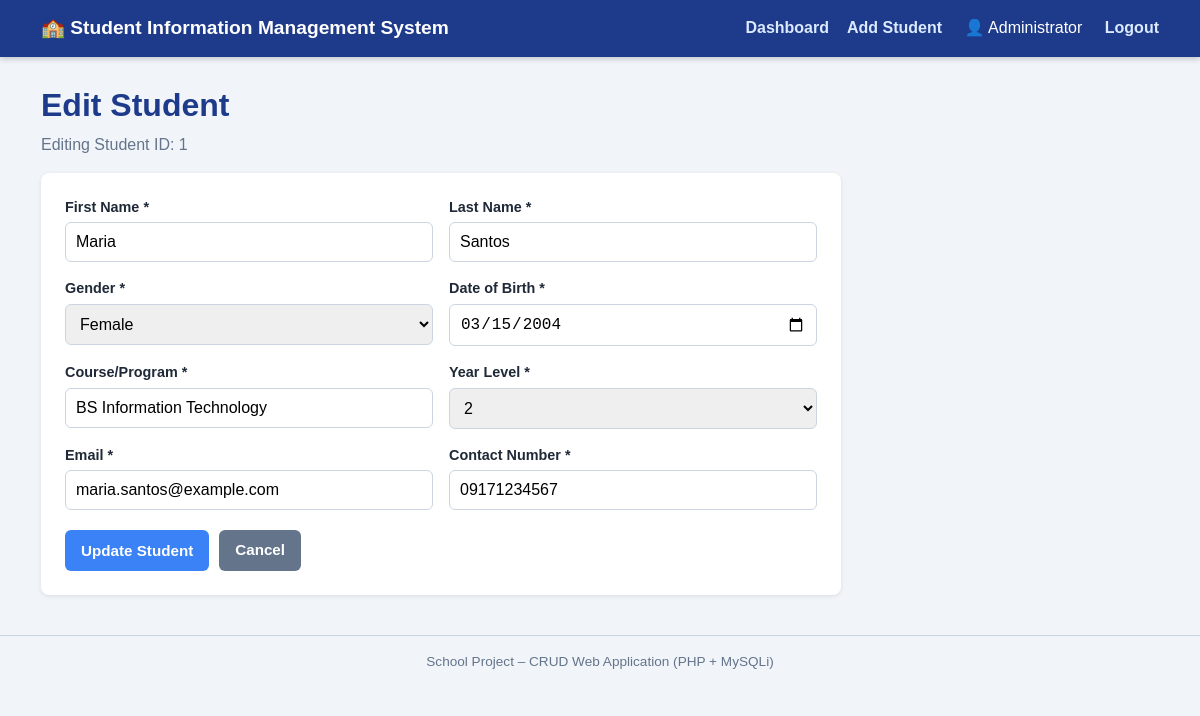
The app's page /edit.php?id=1 (signed in) with its own data.
### tables this page shows
CREATE TABLE students (
    student_id INT AUTO_INCREMENT PRIMARY KEY,
    first_name VARCHAR(50) NOT NULL,
    last_name VARCHAR(50) NOT NULL,
    gender VARCHAR(20) NOT NULL,
    date_of_birth DATE NOT NULL,
    course VARCHAR(100) NOT NULL,
    year_level INT NOT NULL,
    email VARCHAR(100) NOT NULL,
    contact_number VARCHAR(30) NOT NULL
);

### db.php (the view, shortened to what this page needs)
<?php
function student_form($d, $action, $button) {
    $h = fn($v) => htmlspecialchars((string)$v, ENT_QUOTES, 'UTF-8');
    $genders = ['Male','Female','Other'];
    ob_start(); ?>
    <form method="post" action="<?= $h($action) ?>" id="studentForm" novalidate>
      <div class="form-grid">
        <div class="field"><label for="first_name">First Name *</label>
          <input type="text" id="first_name" name="first_name" maxlength="50" value="<?= $h($d['first_name']) ?>"></div>
        <div class="field"><label for="last_name">Last Name *</label>
          <input type="text" id="last_name" name="last_name" maxlength="50" value="<?= $h($d['last_name']) ?>"></div>
        <div class="field"><label for="gender">Gender *</label>
          <select id="gender" name="gender"><option value="">-- Select --</option>
          <?php foreach ($genders as $g): ?>
            <option value="<?= $g ?>" <?= $d['gender'] === $g ? 'selected' : '' ?>><?= $g ?></option>
          <?php endforeach; ?></select></div>
        <div class="field"><label for="date_of_birth">Date of Birth *</label>
          <input type="date" id="date_of_birth" name="date_of_birth" value="<?= $h($d['date_of_birth']) ?>"></div>
        <div class="field"><label for="course">Course/Program *</label>
          <input type="text" id="course" name="course" maxlength="100" value="<?= $h($d['course']) ?>"></div>
        <div class="field"><label for="year_level">Year Level *</label>
          <select id="year_level" name="year_level"><option value="">-- Select --</option>
          <?php for ($i = 1; $i <= 6; $i++): ?>
            <option value="<?= $i ?>" <?= (string)$d['year_level'] === (string)$i ? 'selected' : '' ?>><?= $i ?></option>
          <?php endfor; ?></select></div>
        <div class="field"><label for="email">Email *</label>
          <input type="email" id="email" name="email" maxlength="100" value="<?= $h($d['email']) ?>"></div>
        <div class="field"><label for="contact_number">Contact Number *</label>
          <input type="text" id="contact_number" name="contact_number" maxlength="30" value="<?= $h($d['contact_number']) ?>"></div>
      </div>
      <div class="form-actions">
        <button type="submit" class="btn btn-primary"><?= $h($button) ?></button>
        <a href="index.php" class="btn btn-secondary">Cancel</a>
      </div>
    </form>
    <?php return ob_get_clean();
}
function page_header($title) { ?>
<!DOCTYPE html>
<html lang="en">
<head>
  <link rel="stylesheet" href="style.css">
</head>
<body>
<header class="site-header">
  <div class="container header-inner">
    <a class="brand" href="index.php">&#127979; Student Information Management System</a>
    <nav><a href="index.php">Dashboard</a><a href="add.php">Add Student</a>
      <span class="user-tag">&#128100; <?= htmlspecialchars($_SESSION['full_name'] ?? '') ?></span>
      <a href="logout.php">Logout</a></nav>
  </div>
</header>
<main class="container">
<?php }
function page_footer() { ?>
</main>
<footer class="site-footer">School Project &ndash; CRUD Web Application (PHP + MySQLi)</footer>
</body>
</html>
<?php }

### style.css (style rules this page uses)
:root { --blue:#1e3a8a; --blue-light:#3b82f6; --green:#16a34a; --red:#dc2626; --amber:#d97706; --bg:#f1f5f9; --text:#1f2937; }
* { box-sizing: border-box; }
body { margin:0; font-family: Arial, Helvetica, sans-serif; background:var(--bg); color:var(--text); line-height:1.5; }
.container { max-width:1150px; margin:0 auto; padding:0 16px; }
main.container { padding-top:24px; padding-bottom:40px; min-height:70vh; }
.site-header { background:var(--blue); color:#fff; box-shadow:0 2px 6px rgba(0,0,0,.2); }
.header-inner { display:flex; justify-content:space-between; align-items:center; flex-wrap:wrap; padding:14px 16px; gap:8px; }
.brand { color:#fff; text-decoration:none; font-size:1.2rem; font-weight:bold; }
nav a { color:#dbeafe; text-decoration:none; margin-left:18px; font-weight:bold; }
.btn { display:inline-block; padding:9px 16px; border:none; border-radius:6px; cursor:pointer; font-size:.95rem; font-weight:bold; text-decoration:none; color:#fff; }
.btn-primary { background:var(--blue-light); }
.btn-secondary { background:#64748b; }
.form-grid { display:grid; grid-template-columns:1fr 1fr; gap:16px; }
.field label { display:block; font-weight:bold; margin-bottom:4px; font-size:.9rem; }
.field input, .field select { width:100%; padding:10px; border:1px solid #cbd5e1; border-radius:6px; font-size:1rem; }
.form-actions { margin-top:20px; display:flex; gap:10px; }
.site-footer { text-align:center; padding:16px; color:#64748b; font-size:.85rem; border-top:1px solid #cbd5e1; }
.user-tag { color:#fff; margin-left:18px; }

### records on screen
students: first_name "Maria", last_name "Santos", gender "Female", date_of_birth "03/15/2004", course "BS Information Technology", year_level "2", email "maria.santos@example.com", contact_number "09171234567"

### other values on screen
$_SESSION['full_name'] "Administrator"
$id "1"
$h($button) "Update Student"
